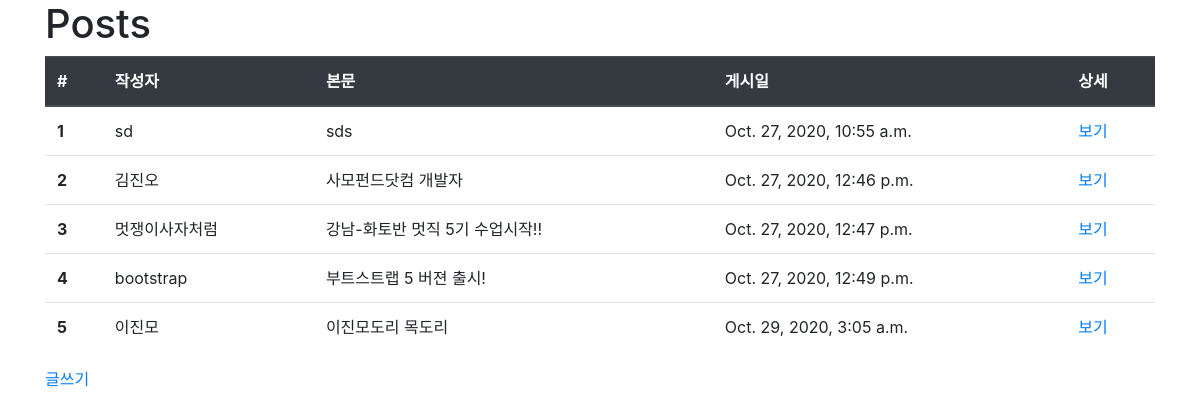
/posts/, run on the app's committed database.
### posts/models.py (models this page shows, shortened)
class Post(models.Model):
    author = models.CharField(max_length=100)
    body = models.TextField()
    created_at =models.DateTimeField()

### posts/views.py (the view)
# urls.py: path('', views.index, name='index'),
def index(request):
    posts = Post.objects.all()
    context = {'posts': posts}
    return render(request, 'posts/index.html', context)

### posts/templates/posts/index.html
{% extends "base.html" %}
{% load static %}
{% block style %}
  <link rel="stylesheet" href="{% static 'posts/style.css'%}" />
{% endblock %}
{% block content %}
  <div class="container">
    <h1>Posts</h1>
    {% if posts %}
    <table class="table">
      <thead class="thead-dark">
        <tr>
          <th>#</th>
          <th>작성자</th>
          <th>본문</th>
          <th>게시일</th>
          <th>상세</th>
        </tr>
      </thead>
      <tbody>
        {% for post in posts %}
        <tr>
          <th>{{ post.id }}</th>
          <td>{{ post.author }}</td>
          <td>{{ post.body }}</td>
          <td>{{ post.created_at }}</td>
          <td><a href="{% url 'posts:detail' post.id %}">보기</a></td>
        </tr>
        {% endfor %}
      </tbody>
    </table>
    {% else %}
      <p>No Posts.</p>
    {% endif %}
    <a href="{% url 'posts:new' %}">글쓰기</a>
  </div>
{% endblock %}

### templates/base.html (shortened to what this page needs)
{% load static %}
<!DOCTYPE html>
<html lang="ko">
  <head>
    <link rel="stylesheet" href="https://cdn.jsdelivr.net/npm/bootstrap@4.5.3/dist/css/bootstrap.min.css">
    <link rel="stylesheet" href="{% static 'style.css'%}" />
    {% block style %}
    {% endblock %}
  </head>
  <body>
    {% block content %}
    {% endblock %}
  </body>
</html>

### static/style.css (style rules this page uses)
* { margin: 0px; padding: 0px; box-sizing: border-box; }

### data on the page
Post: id "1", author "sd", body "sds", created_at "Oct. 27, 2020, 10:55 a.m."
Post: id "2", author "김진오", body "사모펀드닷컴 개발자", created_at "Oct. 27, 2020, 12:46 p.m."
Post: id "3", author "멋쟁이사자처럼", body "강남-화토반 멋직 5기 수업시작!!", created_at "Oct. 27, 2020, 12:47 p.m."
Post: id "4", author "bootstrap", body "부트스트랩 5 버젼 출시!", created_at "Oct. 27, 2020, 12:49 p.m."
Post: id "5", author "이진모", body "이진모도리 목도리", created_at "Oct. 29, 2020, 3:05 a.m."
